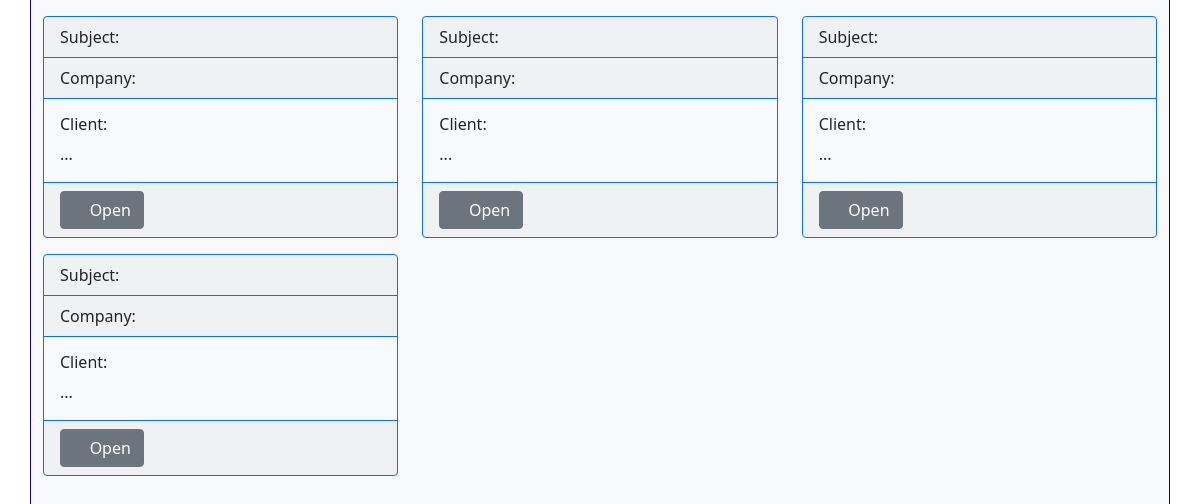
The page /calls/list/ (lower part) on the database as committed earlier.
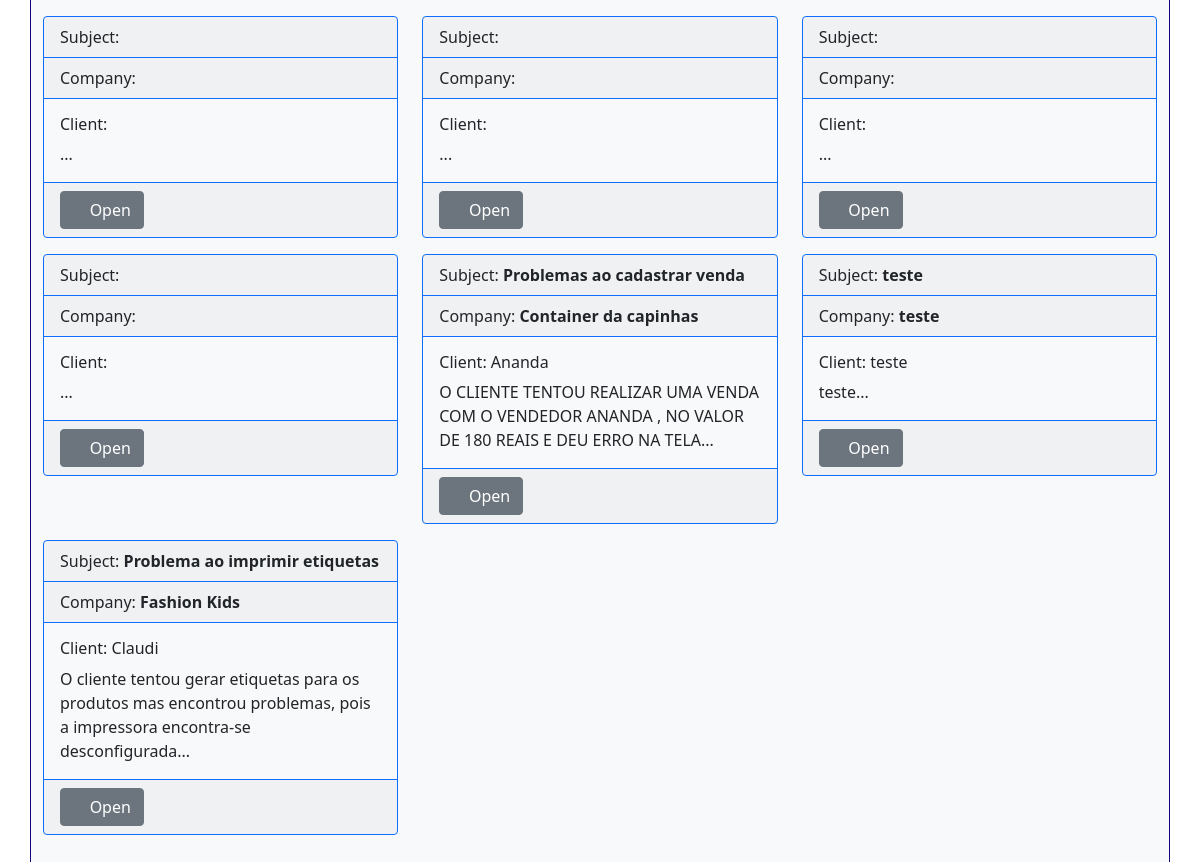
The same page on the database as committed later.
### calls/models.py (models this page shows)
class Call(models.Model):
    descriptionCall = models.TextField(null=False,blank=False)
    categoryCall = models.IntegerField(null=False,blank=False)
    subjectCall = models.CharField(max_length=60,null=False,blank=False)
    clientCall = models.CharField(max_length=30,null=False,blank=False)
    companyCall = models.CharField(null=False,blank=False,max_length=30)
    priorityCall = models.IntegerField(null=False,blank=False,default=0)
    emailResponseCall = models.EmailField(null=False,blank=False)
    statusCall = models.IntegerField(default=0,null=False,blank=False)
    solutionCall = models.TextField(default='',null=False,blank=False)
    nerdCall = models.CharField(default=0,max_length=30,null=False,blank=False) #nerdLogin
    dateTimeCall = models.DateTimeField(auto_now_add=True, blank=True)

### calls/views.py (the view)
# urls.py: path('calls/list/', calls_list_view, name='calls'),
def calls_list_view(request, *args, **kwargs):
    calls = Call.objects.all()
    context = {
        "calls": calls,
        "status": Status.objects.all(),
        "priorities": Priority.objects.all(),
        "categories": Category.objects.all(),
        }
    return render(request, "calls/list.html", context)

### templates/calls/list.html (shortened to what this page needs)
{% extends 'base.html' %}
{% block content %}
<br><br>
<div class="row">
    {% for call in calls %}
    <div class="col-md-4">
        <div class="form-group">
            <div class="card bg-light border-primary mb-3" style="max-width: 450px;">
                <div class="card-header border-primary">Subject: <strong> {{call.subjectCall}}</strong></div>
                <div class="card-header border-primary">Company: <strong> {{call.companyCall}}</strong></div>
                <div class="card-body">
                    <h6 class="card-title">Client: {{call.clientCall}}</h6>
                    <p class="card-text">{{call.descriptionCall|slice:"0:200"}}...</p>
                </div>
                <div class="card-footer border-primary">
                    <a href="{% url 'callsdetail' call.id  %} " class="btn btn-secondary"><i
                            class="fa fa-folder-open"></i>
                        Open</a>
                </div>
            </div>
        </div>
    </div>
    {% endfor %}
</div>
{% endblock content %}

### templates/base.html (shortened to what this page needs)
<!DOCTYPE html>
<html lang="en">
<head>
</head>
<body>
    {% load static %}
    <link rel="stylesheet" href="{% static 'css/bootstrap.css' %}">
    <link rel="stylesheet" href="{% static 'fontawesome/css/all.css' %}">
    <div class="container bg-light">
        {% block content %}
        {% endblock content %}
    </div>
</body>
</html>

### templates/base.html (style rules this page uses)
.container { padding: 2% 14%; border-bottom: 1px solid rgb(22, 0, 121); border-left: 1px solid rgb(22, 0, 121); border-right: 1px solid rgb(22, 0, 121); border-radius: 10px; }

Rows that differ between the two databases and show on the page:
added Call: subjectCall "Problemas ao cadastrar venda", companyCall "Container da capinhas", clientCall "Ananda", descriptionCall "O CLIENTE TENTOU REALIZAR UMA VENDA COM O VENDEDOR ANANDA , NO VALOR DE 180 REAIS E DEU ERRO NA TELA"
added Call: subjectCall "teste", companyCall "teste", clientCall "teste", descriptionCall "teste"
added Call: subjectCall "Problema ao imprimir etiquetas", companyCall "Fashion Kids", clientCall "Claudi", descriptionCall "O cliente tentou gerar etiquetas para os produtos mas encontrou problemas, pois a impressora encontra-se desconfigurada"
